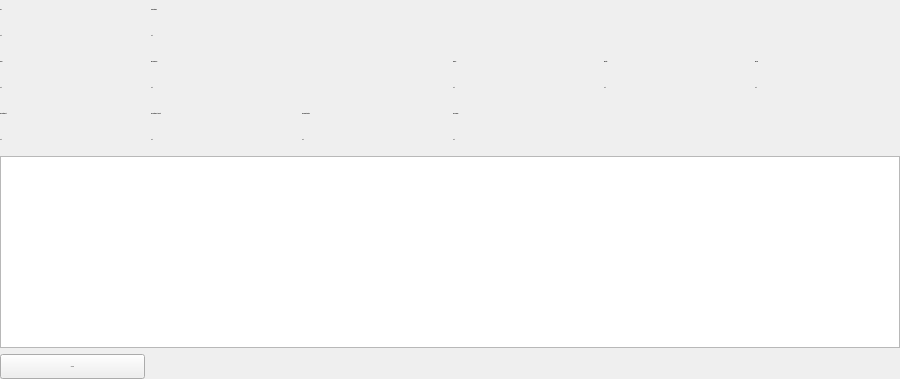
                 <widget class="QWidget" name="pageDetailKenn">
                  <layout class="QGridLayout" name="gridLayout_28">
                   <property name="leftMargin">
                    <number>0</number>
                   </property>
                   <property name="topMargin">
                    <number>0</number>
                   </property>
                   <property name="rightMargin">
                    <number>0</number>
                   </property>
                   <property name="bottomMargin">
                    <number>0</number>
                   </property>
                   <item row="0" column="0">
                    <layout class="QGridLayout" name="gridLayout_25">
                     <item row="2" column="5">
                      <widget class="QLabel" name="lblLabel10_26">
                       <property name="minimumSize">
                        <size>
                         <width>145</width>
                         <height>20</height>
                        </size>
                       </property>
                       <property name="maximumSize">
                        <size>
                         <width>16777215</width>
                         <height>20</height>
                        </size>
                       </property>
                       <property name="font">
                        <font>
                         <family>segoe ui</family>
                         <pointsize>-1</pointsize>
                         <weight>75</weight>
                         <bold>true</bold>
                        </font>
                       </property>
                       <property name="text">
                        <string>Bezug:</string>
                       </property>
                      </widget>
                     </item>
                     <item row="3" column="0">
                      <widget class="QLabel" name="lblKennDetailCode">
                       <property name="minimumSize">
                        <size>
                         <width>145</width>
                         <height>20</height>
                        </size>
                       </property>
                       <property name="maximumSize">
                        <size>
                         <width>16777215</width>
                         <height>20</height>
                        </size>
                       </property>
                       <property name="font">
                        <font>
                         <family>segoe ui</family>
                         <pointsize>-1</pointsize>
                         <weight>50</weight>
                         <bold>false</bold>
                        </font>
                       </property>
                       <property name="text">
                        <string>Text</string>
                       </property>
                      </widget>
                     </item>
                     <item row="5" column="1">
                      <widget class="QLabel" name="lblKennDetailKW3Best">
                       <property name="minimumSize">
                        <size>
                         <width>145</width>
                         <height>20</height>
                        </size>
                       </property>
                       <property name="maximumSize">
                        <size>
                         <width>16777215</width>
                         <height>20</height>
                        </size>
                       </property>
                       <property name="font">
                        <font>
                         <family>segoe ui</family>
                         <pointsize>-1</pointsize>
                         <weight>50</weight>
                         <bold>false</bold>
                        </font>
                       </property>
                       <property name="text">
                        <string>Text</string>
                       </property>
                      </widget>
                     </item>
                     <item row="1" column="1" colspan="5">
                      <widget class="QLabel" name="lblKennDetailProjektname">
                       <property name="minimumSize">
                        <size>
                         <width>145</width>
                         <height>20</height>
                        </size>
                       </property>
                       <property name="maximumSize">
                        <size>
                         <width>16777215</width>
                         <height>20</height>
                        </size>
                       </property>
                       <property name="font">
                        <font>
                         <family>segoe ui</family>
                         <pointsize>-1</pointsize>
                         <weight>50</weight>
                         <bold>false</bold>
                        </font>
                       </property>
                       <property name="text">
                        <string>Text</string>
                       </property>
                      </widget>
                     </item>
                     <item row="3" column="4">
                      <widget class="QLabel" name="lblKennDetailEinheit">
                       <property name="minimumSize">
                        <size>
                         <width>145</width>
                         <height>20</height>
                        </size>
                       </property>
                       <property name="maximumSize">
                        <size>
                         <width>16777215</width>
                         <height>20</height>
                        </size>
                       </property>
                       <property name="font">
                        <font>
                         <family>segoe ui</family>
                         <pointsize>-1</pointsize>
                         <weight>50</weight>
                         <bold>false</bold>
                        </font>
                       </property>
                       <property name="text">
                        <string>Text</string>
                       </property>
                      </widget>
                     </item>
                     <item row="6" column="0" colspan="6">
                      <widget class="QTableView" name="grdViewDetailKenn">
                       <property name="maximumSize">
                        <size>
                         <width>16777215</width>
                         <height>16777215</height>
                        </size>
                       </property>
                       <property name="contextMenuPolicy">
                        <enum>Qt::CustomContextMenu</enum>
                       </property>
                       <property name="selectionBehavior">
                        <enum>QAbstractItemView::SelectRows</enum>
                       </property>
                       <property name="sortingEnabled">
                        <bool>true</bool>
                       </property>
                       <attribute name="verticalHeaderVisible">
                        <bool>false</bool>
                       </attribute>
                      </widget>
                     </item>
                     <item row="5" column="0">
                      <widget class="QLabel" name="lblKennDetailKWMW">
                       <property name="minimumSize">
                        <size>
                         <width>145</width>
                         <height>20</height>
                        </size>
                       </property>
                       <property name="maximumSize">
                        <size>
                         <width>16777215</width>
                         <height>20</height>
                        </size>
                       </property>
                       <property name="font">
                        <font>
                         <family>segoe ui</family>
                         <pointsize>-1</pointsize>
                         <weight>50</weight>
                         <bold>false</bold>
                        </font>
                       </property>
                       <property name="text">
                        <string>Text</string>
                       </property>
                      </widget>
                     </item>
                     <item row="5" column="3">
                      <widget class="QLabel" name="lblKennDetailKWMedian">
                       <property name="minimumSize">
                        <size>
                         <width>145</width>
                         <height>20</height>
                        </size>
                       </property>
                       <property name="maximumSize">
                        <size>
                         <width>16777215</width>
                         <height>20</height>
                        </size>
                       </property>
                       <property name="font">
                        <font>
                         <family>segoe ui</family>
                         <pointsize>-1</pointsize>
                         <weight>50</weight>
                         <bold>false</bold>
                        </font>
                       </property>
                       <property name="text">
                        <string>Text</string>
                       </property>
                      </widget>
                     </item>
                     <item row="3" column="1" colspan="2">
                      <widget class="QLabel" name="lblKennDetailBezeichnung">
                       <property name="minimumSize">
                        <size>
                         <width>145</width>
                         <height>20</height>
                        </size>
                       </property>
                       <property name="maximumSize">
                        <size>
                         <width>16777215</width>
                         <height>20</height>
                        </size>
                       </property>
                       <property name="font">
                        <font>
                         <family>segoe ui</family>
                         <pointsize>-1</pointsize>
                         <weight>50</weight>
                         <bold>false</bold>
                        </font>
                       </property>
                       <property name="text">
                        <string>Text</string>
                       </property>
                      </widget>
                     </item>
                     <item row="2" column="4">
                      <widget class="QLabel" name="lblLabel10_22">
                       <property name="minimumSize">
                        <size>
                         <width>145</width>
                         <height>20</height>
                        </size>
                       </property>
                       <property name="maximumSize">
                        <size>
                         <width>145</width>
                         <height>20</height>
                        </size>
                       </property>
                       <property name="font">
                        <font>
                         <family>segoe ui</family>
                         <pointsize>-1</pointsize>
                         <weight>75</weight>
                         <bold>true</bold>
                        </font>
                       </property>
                       <property name="text">
                        <string>Einheit:</string>
                       </property>
                      </widget>
                     </item>
                     <item row="7" column="0">
                      <widget class="QPushButton" name="cmdKennDetailBack">
                       <property name="minimumSize">
                        <size>
                         <width>145</width>
                         <height>25</height>
                        </size>
                       </property>
                       <property name="maximumSize">
                        <size>
                         <width>145</width>
                         <height>25</height>
                        </size>
                       </property>
                       <property name="font">
                        <font>
                         <family>segoe ui</family>
                         <pointsize>-1</pointsize>
                         <weight>50</weight>
                         <bold>false</bold>
                        </font>
                       </property>
                       <property name="styleSheet">
                        <string notr="true"/>
                       </property>
                       <property name="text">
                        <string>Zurück</string>
                       </property>
                      </widget>
                     </item>
                     <item row="2" column="1" colspan="2">
                      <widget class="QLabel" name="lblLabel10_21">
                       <property name="minimumSize">
                        <size>
                         <width>145</width>
                         <height>20</height>
                        </size>
                       </property>
                       <property name="maximumSize">
                        <size>
                         <width>290</width>
                         <height>20</height>
                        </size>
                       </property>
                       <property name="font">
                        <font>
                         <family>segoe ui</family>
                         <pointsize>-1</pointsize>
                         <weight>75</weight>
                         <bold>true</bold>
                        </font>
                       </property>
                       <property name="text">
                        <string>Bezeichnung:</string>
                       </property>
                      </widget>
                     </item>
                     <item row="2" column="0">
                      <widget class="QLabel" name="lblLabel10_16">
                       <property name="minimumSize">
                        <size>
                         <width>145</width>
                         <height>20</height>
                        </size>
                       </property>
                       <property name="maximumSize">
                        <size>
                         <width>16777215</width>
                         <height>20</height>
                        </size>
                       </property>
                       <property name="font">
                        <font>
                         <family>segoe ui</family>
                         <pointsize>-1</pointsize>
                         <weight>75</weight>
                         <bold>true</bold>
                        </font>
                       </property>
                       <property name="text">
                        <string>Code:</string>
                       </property>
                      </widget>
                     </item>
                     <item row="3" column="3">
                      <widget class="QLabel" name="lblKennDetailEinheit_2">
                       <property name="minimumSize">
                        <size>
                         <width>145</width>
                         <height>20</height>
                        </size>
                       </property>
                       <property name="maximumSize">
                        <size>
                         <width>16777215</width>
                         <height>20</height>
                        </size>
                       </property>
                       <property name="font">
                        <font>
                         <family>segoe ui</family>
                         <pointsize>-1</pointsize>
                         <weight>50</weight>
                         <bold>false</bold>
                        </font>
                       </property>
                       <property name="text">
                        <string>Text</string>
                       </property>
                      </widget>
                     </item>
                     <item row="4" column="3">
                      <widget class="QLabel" name="lblLabel10_20">
                       <property name="minimumSize">
                        <size>
                         <width>145</width>
                         <height>20</height>
                        </size>
                       </property>
                       <property name="maximumSize">
                        <size>
                         <width>145</width>
                         <height>20</height>
                        </size>
                       </property>
                       <property name="font">
                        <font>
                         <family>segoe ui</family>
                         <pointsize>-1</pointsize>
                         <weight>75</weight>
                         <bold>true</bold>
                        </font>
                       </property>
                       <property name="text">
                        <string>KW Median:</string>
                       </property>
                      </widget>
                     </item>
                     <item row="5" column="2">
                      <widget class="QLabel" name="lblKennDetailKWBilligst">
                       <property name="minimumSize">
                        <size>
                         <width>145</width>
                         <height>20</height>
                        </size>
                       </property>
                       <property name="maximumSize">
                        <size>
                         <width>16777215</width>
                         <height>20</height>
                        </size>
                       </property>
                       <property name="font">
                        <font>
                         <family>segoe ui</family>
                         <pointsize>-1</pointsize>
                         <weight>50</weight>
                         <bold>false</bold>
                        </font>
                       </property>
                       <property name="text">
                        <string>Text</string>
                       </property>
                      </widget>
                     </item>
                     <item row="1" column="0">
                      <widget class="QLabel" name="lblKennDetailGZ">
                       <property name="minimumSize">
                        <size>
                         <width>145</width>
                         <height>20</height>
                        </size>
                       </property>
                       <property name="maximumSize">
                        <size>
                         <width>145</width>
                         <height>20</height>
                        </size>
                       </property>
                       <property name="font">
                        <font>
                         <family>segoe ui</family>
                         <pointsize>-1</pointsize>
                         <weight>50</weight>
                         <bold>false</bold>
                        </font>
                       </property>
                       <property name="text">
                        <string>Text</string>
                       </property>
                      </widget>
                     </item>
                     <item row="3" column="5">
                      <widget class="QLabel" name="lblKennDetailBezug">
                       <property name="minimumSize">
                        <size>
                         <width>145</width>
                         <height>20</height>
                        </size>
                       </property>
                       <property name="maximumSize">
                        <size>
                         <width>16777215</width>
                         <height>20</height>
                        </size>
                       </property>
                       <property name="font">
                        <font>
                         <family>segoe ui</family>
                         <pointsize>-1</pointsize>
                         <weight>50</weight>
                         <bold>false</bold>
                        </font>
                       </property>
                       <property name="text">
                        <string>Text</string>
                       </property>
                      </widget>
                     </item>
                     <item row="2" column="3">
                      <widget class="QLabel" name="lblLabel10_24">
                       <property name="minimumSize">
                        <size>
                         <width>145</width>
                         <height>20</height>
                        </size>
                       </property>
                       <property name="maximumSize">
                        <size>
                         <width>145</width>
                         <height>20</height>
                        </size>
                       </property>
                       <property name="font">
                        <font>
                         <family>segoe ui</family>
                         <pointsize>-1</pointsize>
                         <weight>75</weight>
                         <bold>true</bold>
                        </font>
                       </property>
                       <property name="text">
                        <string>Menge:</string>
                       </property>
                      </widget>
                     </item>
                     <item row="4" column="1">
                      <widget class="QLabel" name="lblLabel10_18">
                       <property name="minimumSize">
                        <size>
                         <width>145</width>
                         <height>20</height>
                        </size>
                       </property>
                       <property name="maximumSize">
                        <size>
                         <width>145</width>
                         <height>20</height>
                        </size>
                       </property>
                       <property name="font">
                        <font>
                         <family>segoe ui</family>
                         <pointsize>-1</pointsize>
                         <weight>75</weight>
                         <bold>true</bold>
                        </font>
                       </property>
                       <property name="text">
                        <string>KW Mittelwert 3 Best:</string>
                       </property>
                      </widget>
                     </item>
                     <item row="0" column="0">
                      <widget class="QLabel" name="lblLabel10_13">
                       <property name="minimumSize">
                        <size>
                         <width>145</width>
                         <height>20</height>
                        </size>
                       </property>
                       <property name="maximumSize">
                        <size>
                         <width>145</width>
                         <height>20</height>
                        </size>
                       </property>
                       <property name="font">
                        <font>
                         <family>segoe ui</family>
                         <pointsize>-1</pointsize>
                         <weight>75</weight>
                         <bold>true</bold>
                        </font>
                       </property>
                       <property name="text">
                        <string>GZ:</string>
                       </property>
                      </widget>
                     </item>
                     <item row="4" column="0">
                      <widget class="QLabel" name="lblLabel10_17">
                       <property name="minimumSize">
                        <size>
                         <width>145</width>
                         <height>20</height>
                        </size>
                       </property>
                       <property name="maximumSize">
                        <size>
                         <width>145</width>
                         <height>20</height>
                        </size>
                       </property>
                       <property name="font">
                        <font>
                         <family>segoe ui</family>
                         <pointsize>-1</pointsize>
                         <weight>75</weight>
                         <bold>true</bold>
                        </font>
                       </property>
                       <property name="text">
                        <string>KW Mittelwert:</string>
                       </property>
                      </widget>
                     </item>
                     <item row="0" column="1" colspan="5">
                      <widget class="QLabel" name="lblLabel10_28">
                       <property name="minimumSize">
                        <size>
                         <width>145</width>
                         <height>20</height>
                        </size>
                       </property>
                       <property name="maximumSize">
                        <size>
                         <width>16777215</width>
                         <height>20</height>
                        </size>
                       </property>
                       <property name="font">
                        <font>
                         <family>segoe ui</family>
                         <pointsize>-1</pointsize>
                         <weight>75</weight>
                         <bold>true</bold>
                        </font>
                       </property>
                       <property name="text">
                        <string>Projektname:</string>
                       </property>
                      </widget>
                     </item>
                     <item row="4" column="2">
                      <widget class="QLabel" name="lblLabel10_25">
                       <property name="minimumSize">
                        <size>
                         <width>145</width>
                         <height>20</height>
                        </size>
                       </property>
                       <property name="maximumSize">
                        <size>
                         <width>145</width>
                         <height>20</height>
                        </size>
                       </property>
                       <property name="font">
                        <font>
                         <family>segoe ui</family>
                         <pointsize>-1</pointsize>
                         <weight>75</weight>
                         <bold>true</bold>
                        </font>
                       </property>
                       <property name="text">
                        <string>KW Billigstbieter:</string>
                       </property>
                      </widget>
                     </item>
                    </layout>
                   </item>
                  </layout>
                 </widget>
